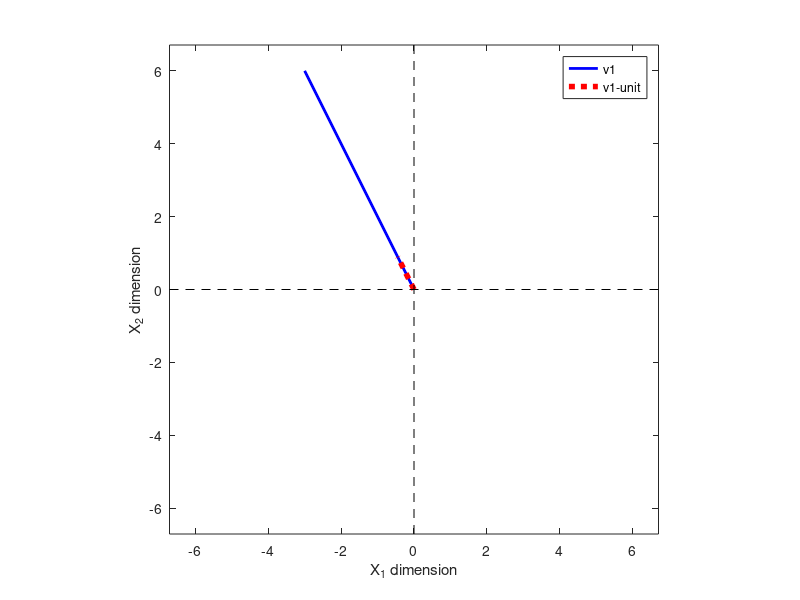

Reproduce this figure in MATLAB.
%%% INTERPRETING AND CREATING UNIT VECTORS

% creating a vector 
v1 = [ -3 6 ];

% magnitude 
mu = 1 / norm(v1);

% plot them
figure(1), clf

% the main plotting lines
plot([0 v1(1)], [0 v1(2)], 'b', 'linewidth', 2)
hold on 
plot([0 v1(1)] * mu, [0 v1(2)] * mu, 'r:', 'linewidth', 4)
legend({'v1'; 'v1-unit'}, 'AutoUpdate', 'off')

% making the plot look nicer
axis square
axis([ -1 1 -1 1] * norm(v1))
hold on
plot(get(gca, 'xlim'), [0 0], 'k--')
plot([0 0], get(gca, 'ylim'), 'k--')
xlabel('X_1 dimension')
ylabel('X_2 dimension')